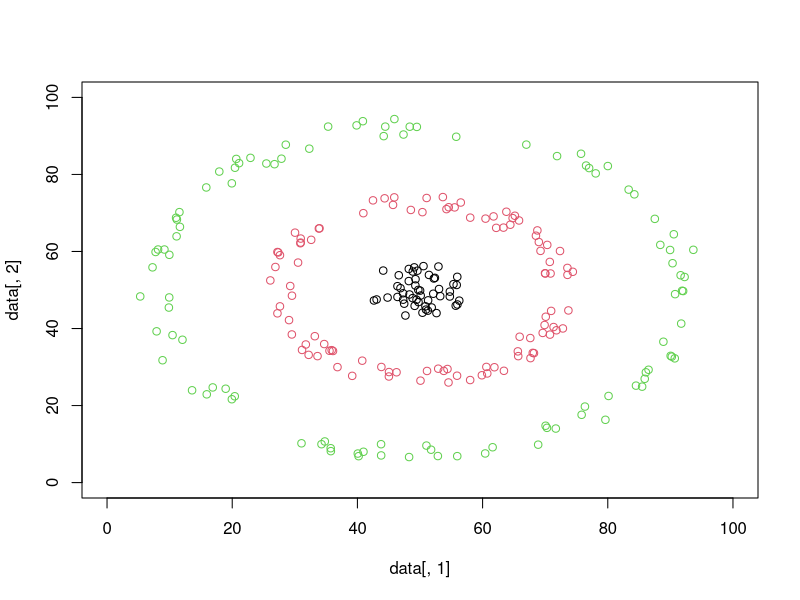
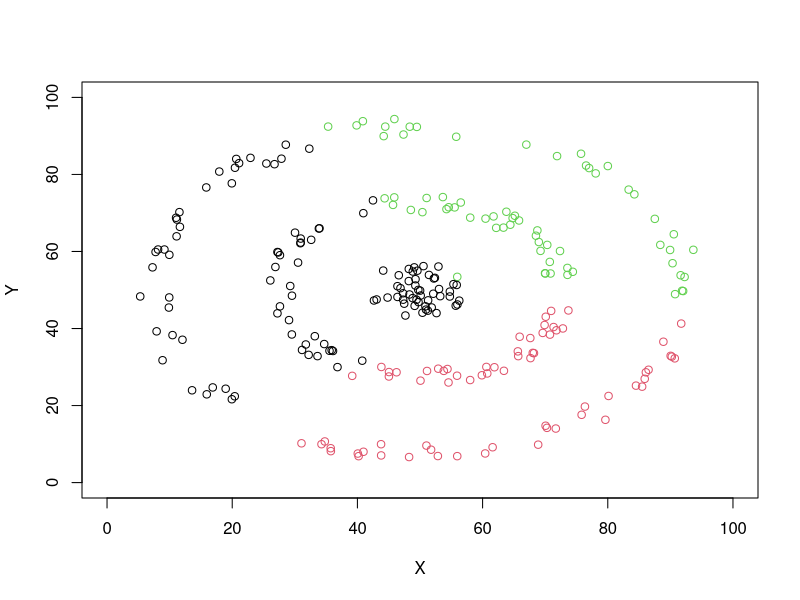
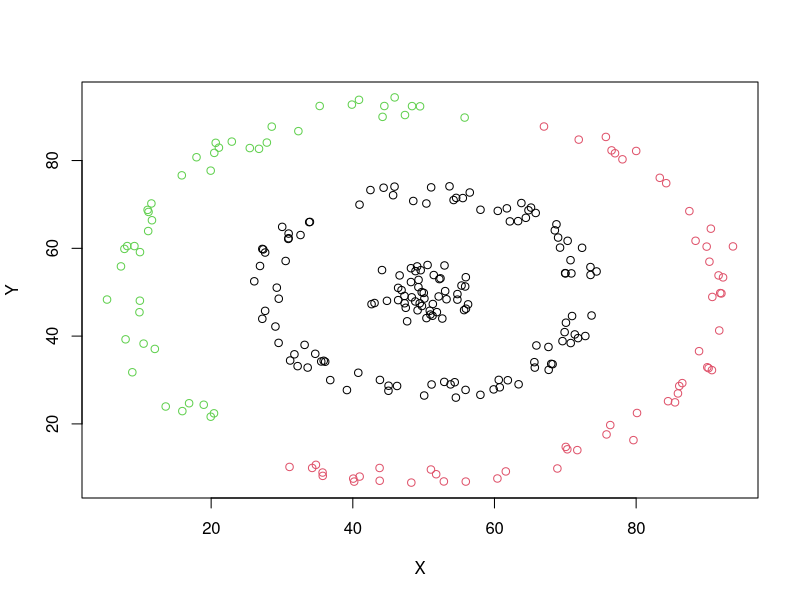
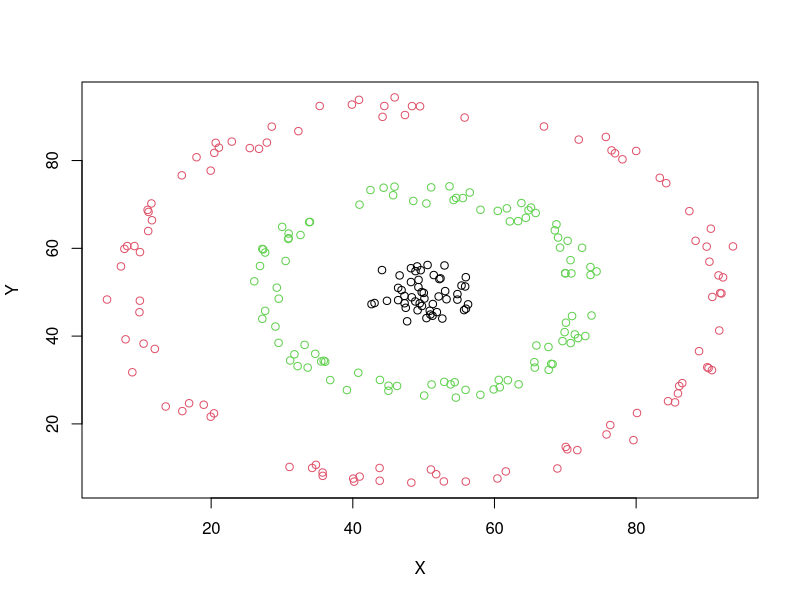

Generate these figures, in order, with R:
library("kernlab")
set.seed(2)

# data generation
x1 = rnorm(50, mean = 50, sd = 3)
y1 = rnorm(50, mean = 50, sd = 3)

radius_1 = 20
radius_2 = 40

x2 = rep(NA, 100)
y2 = rep(NA, 100)

x3 = rep(NA, 100)
y3 = rep(NA, 100)

for(i in 1:100) {
  radius_delta = runif(1, min = 0, max = 5)
  radius = radius_1 + radius_delta
  
  degree = runif(1, min = 0, max = 360)
  
  x2[i] = radius * cos(degree) + 50
  y2[i] = radius * sin(degree) + 50
  
  radius_delta = runif(1, min = 0, max = 5)
  radius = radius_2 + radius_delta
  
  degree = runif(1, min = 0, max = 360)
  
  x3[i] = radius * cos(degree) + 50
  y3[i] = radius * sin(degree) + 50
  
}

X = c(x1, x2, x3)
Y = c(y1, y2, y3)
id = c(rep(1, length(x1)), rep(2, length(x2)), rep(3, length(x3)))

data = data.frame(X, Y, id)

x11()
plot(data[, 1], data[, 2], xlim = c(0, 100), ylim = c(0, 100), col = data[, 3])
 

# Regular KMeans
km = kmeans(data, center = 3)

km$cluster
x11()
plot(data[, -3], xlim = c(0, 100), ylim = c(0, 100), col = km$cluster)


# RBF Kernel KMeans
data2 = as.matrix(data[, -3])
kkm = specc(data2, centers = 3, kernel = "rbfdot")
kkm

x11()
plot(data2, col = kkm)

# Polynomial Kernel KMeans
data2 = as.matrix(data[, -3])
kkm = specc(data2, centers = 3, kernel = "polydot")
kkm

x11()
plot(data2, col = kkm)
